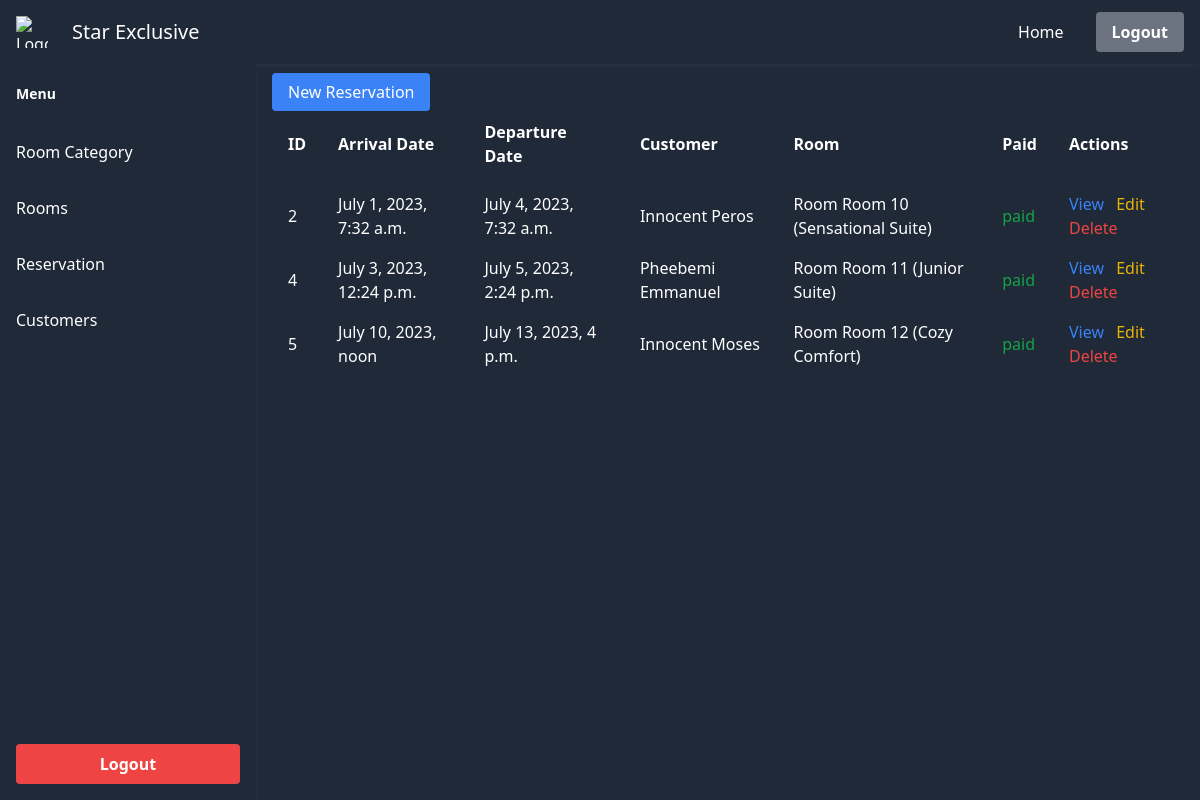
/reservations/, run on an earlier commit of the app's database.
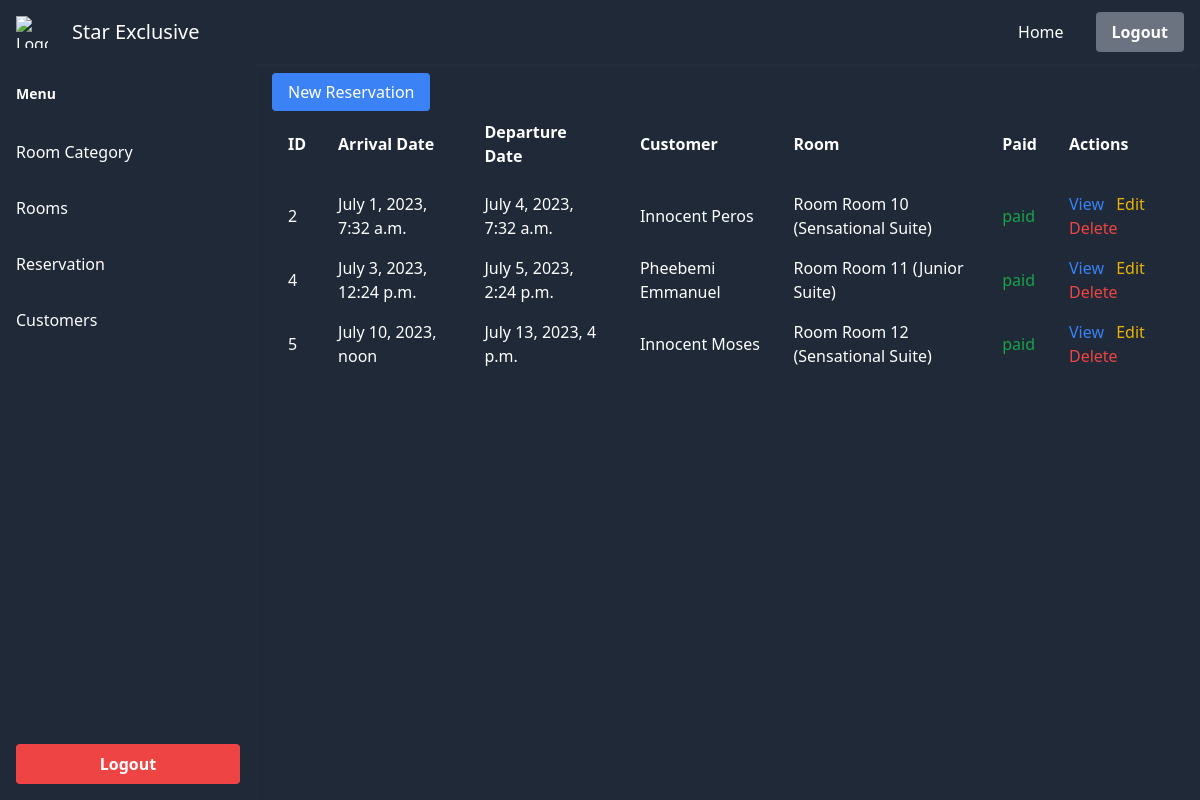
And on a later commit of the database.
### management/models.py (models this page shows, shortened)
class Reservation(models.Model):
    RESERVATION = "reseravtion"
    BOOKING = "booking"
    room = models.ForeignKey(
        Room, related_name="reservations", on_delete=models.CASCADE
    )
    customer = models.ForeignKey(
        Customer, on_delete=models.SET_NULL, null=True, related_name="reservations"
    )
    customer_raw = models.JSONField(null=True, blank=True, default=dict)
    reservation_type = models.CharField(
        max_length=25, choices=((RESERVATION, RESERVATION), (BOOKING, BOOKING))
    )
    arrival_date = models.DateTimeField()
    departure_date = models.DateTimeField()
    reservated_on = models.DateTimeField(auto_created=True, blank=True)
    stay = models.IntegerField(default=1)
    guest_count = models.IntegerField(
        default=1,
    )
    guests = models.JSONField(default=list, blank=True)
    customization_request = models.JSONField(default=dict, blank=True, null=True)
    paid = models.BooleanField(default=False)
    payment = models.OneToOneField(
        Payment,
        null=True,
        blank=True,
        on_delete=models.SET_NULL,
        related_name="reservation",
    )
    cancelled = models.BooleanField(default=False)
    cancelled_on = models.DateTimeField(blank=True, null=True)

class Room(models.Model):
    number = models.CharField(max_length=14, blank=True)
    category = models.ForeignKey(
        RoomCategory, related_name="rooms", on_delete=models.CASCADE
    )
    description = models.TextField(blank=True, null=True)
    unique = models.BooleanField(default=False)
    addon = models.JSONField(blank=True, default=dict)
    def __str__(self):
        if self.number:
            return f"Room {self.number}"
        return f"Room {self.pk}"

class RoomCategory(models.Model):
    price = models.FloatField()
    title = models.CharField(max_length=255)
    description = models.TextField(blank=True)
    cover = models.FileField(blank=True, upload_to="rooms")
    def __str__(self) -> str:
        return self.title

class Customer(models.Model):
    first_name = models.CharField(max_length=25)
    last_name = models.CharField(max_length=25)
    id_type = models.CharField(max_length=255)
    id_number = models.CharField(max_length=25)
    email_address = models.CharField(max_length=255)
    phone_number = models.CharField(max_length=12)

### hsr_admin/views.py (the view)
# urls.py: path("reservations/", views.reservation_list, name="reservation_list"),
def reservation_list(request: HttpRequest):
    reservations = Reservation.objects.all()
    return render(
        request, "hsr_admin/reservation_list.html", {"reservations": reservations}
    )

### hsr_admin/templates/hsr_admin/reservation_list.html (shortened to what this page needs)
{% extends 'hsr_admin/base.html' %}
{% block body %}
<div class="p-4">
    <a href="{% url 'hsr_admin:check_availability'%}" class="px-4 py-2 bg-blue-500 text-white rounded hover:bg-blue-700">New Reservation</a>
    <table class="min-w-full">
      <thead class="">
        <tr class="py-8">
          <th class="py-4 px-4  text-left">ID</th>
          <th class="py-4 px-4  text-left">Arrival Date</th>
          <th class="py-4 px-4  text-left">Departure Date</th>
          <th class="py-4 px-4  text-left">Customer</th>
          <th class="py-4 px-4  text-left">Room</th>
          <th class="py-4 px-4  text-left">Paid</th>
          <th class="py-4 px-4  text-left">Actions</th>
        </tr>
      </thead>
      <tbody>
        {% for reservation in reservations %}
        <tr>
          <td class="py-2 px-4  text-left">{{ reservation.id }}</td>
          <td class="py-2 px-4  text-left">{{ reservation.arrival_date }}</td>
          <td class="py-2 px-4  text-left">{{ reservation.departure_date }}</td>
          <td class="py-2 px-4  text-left">{{ reservation.customer.first_name }} {{ reservation.customer.last_name }}</td>
          <td class="py-2 px-4  text-left">{{ reservation.room }} ({{reservation.room.category}})</td>
          <td class="py-2 px-4  text-left">
            {% if reservation.paid %}
                <span class="text-green-600">paid</span>
                {% else %}
                <span>not paid</span>
            {% endif %}
          </td>
          <td class="py-2 px-4  text-left">
            <a href="{% url 'hsr_admin:view_reservation' reservation.id %}" class="text-blue-500 hover:text-blue-700 mr-2">View</a>
            <a href="" class="text-yellow-500 hover:text-yellow-700 mr-2">Edit</a>
            <a href="{% url 'hsr_admin:delete_reservation' reservation.id %}" class="text-red-500 hover:text-red-700">Delete</a>
          </td>
        </tr>
        {% endfor %}
      </tbody>
    </table>
  </div>
{% endblock body %}

What changed in the data, as far as the page shows it:
changed through a linked row, Reservation "July 10, 2023, noon": room.category "Cozy Comfort" → "Sensational Suite"
